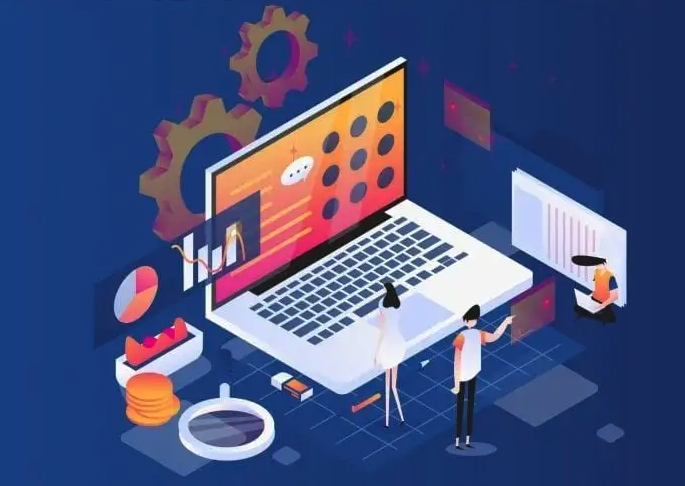
#> input picture engenhariasoftware.png, 685 x 486 px
$ jupyter execute --allow-errors Manipulando_Arquivos.ipynb   (shell and % lines are left out)
#> lines starting #> are read from the running program, lines starting #| are printed output that depends on the picture
<a href="https://colab.research.google.com/github/armandossrecife/lp/blob/main/Manipulando_Arquivos.ipynb" target="_parent"></a>

# Manipulando arquivos em Python

[cell 1]
# Cria (via chamada ao sistema operacional) um arquivo de teste

[cell 2]
# Lista (via chamada ao sistema operacional) os arquivos do diretório corrente

## Abre um arquivo .txt em modo de leitura

#> (a cell that did not finish here is left out)

#> (a cell that did not finish here is left out)

## Ler o conteúdo de um arquivo .txt

#> (a cell that did not finish here is left out)

[cell 6]
# String com múltiplas linhas

algumas_linhas = '''Linux is a family of open-source Unix-like operating systems based on the Linux kernel,
an operating system kernel first released on September 17, 1991, by Linus Torvalds.
Linux is typically packaged as a Linux distribution, which includes the kernel and
supporting system software and libraries, many of which are provided by the GNU Project.
Many Linux distributions use the word "Linux" in their name, but the Free
Software Foundation uses the name "GNU/Linux" to emphasize the importance of GNU software,
causing some controversy.'''

print(algumas_linhas)

## Escreve um conteúdo em um arquivo .txt

[cell 7]
# Escreve um conteúdo no arquivo
my_file = open("teste.txt", mode='w')
my_file.write(algumas_linhas)
my_file.close() # Liberar o arquivo para outras operações

[cell 8]
# Lendo todas as linhas de um arquivo texto
my_file = open("teste.txt", mode="r")

for linha in my_file:
  print(linha)

my_file.close()

## Ler as linhas de um arquivo .txt

[cell 9]
# Lendo todas as linhas de um arquivo texto
my_file = open("teste.txt", mode="r")

for linha in my_file:
  print(linha, end="")

my_file.close()

[cell 10]
# Para manipular um arquivo no Python você deve seguir os seguintes passos:

# 1. Abra o arquivo indicando o modo de abertura e guarde na variável que vai manipular o arquivo
my_file = open('teste.txt', mode="r")

# 2. Execute uma operação de cada vez
print(my_file.read(10)) # Ler os 10 primeiros caracteres do arquivo
# 3. Feche o arquivo (Libere o recurso), caso o arquivo não seja fechado ele continua aberto a partir do último ponto usado da operacao.

[cell 11]
# Ler os próximos 20 caracteres do arquivo
print(my_file.read(20))
my_file.close()

# OBS: na medida que o conteúdo de um arquivo é lido,
# o ponteiro que aponta para a posição corrente é descolocado para a última posição lida

[cell 12]
# Lendo uma linha do arquivo
my_file = open("teste.txt", mode="r")
print(my_file.readline())
my_file.close()

[cell 13]
my_file.closed

[cell 14]
# Lendo todas as linhas de um arquivo texto
my_file = open("teste.txt", mode="r")

for linha in my_file:
  print(linha, end="")

my_file.close()

[cell 15]
my_file.closed

# Exemplo de manipulação de arquivos de imagens

Biblioteca Pillow - manipulando Imagens

https://pillow.readthedocs.io/en/stable/

[cell 16]
# Extra: usando bibliotecas de terceiros para manipular arquivos de imagem

# Instale o módulo Pillow via pip install Pillow

[cell 17]
import PIL

[cell 18]
# Baixa um arquivo de exemplo
# Via chamada de sistema operacional

## Cria uma instância de uma imagem para ser manipulada

[cell 19]
my_image = PIL.Image.open('engenhariasoftware.png')
#> my_image is the input picture: PIL image 685x486 RGBA; mean R, G, B, A 72.1, 82.7, 126.1, 255
print(f"Tamanho: {my_image.size}, Formato: {my_image.format}, Modo: {my_image.mode}, ")
#| Tamanho: (685, 486), Formato: PNG, Modo: RGBA,

[cell 20]
# o método show nem sempre funciona no Google Colab, com isso, é preciso criar um arquivo temporário para exibir o retorno da imagem
my_image.show()

[cell 21]
# Chame o objeto diretamente em uma célula do Colab
my_image

[cell 22]
out_45 = my_image.rotate(45)
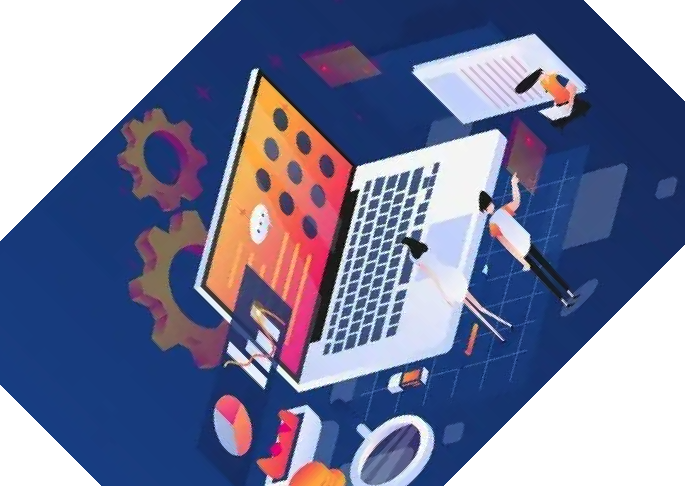
#> out_45: PIL image 685x486 RGBA; mean R, G, B, A 65.8, 71.2, 103.1, 202.4; transparent parts drawn white

[cell 23]
# Mostra o resultado da operacao de rotation
out_45

[cell 24]
my_image_size = my_image.size
#> my_image_size = (685, 486)
print(my_image_size)
#| (685, 486)

[cell 25]
base, altura = my_image.size
#> base = 685; altura = 486
print(f'Base: {base}, Altura: {altura}')
#| Base: 685, Altura: 486

[cell 26]
# Faz o resize da imagem em 50%
my_image_50p_size = my_image.resize((int(base/2), int(altura/2)))
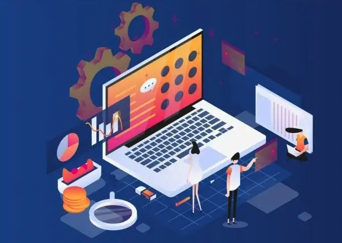
#> my_image_50p_size: PIL image 342x243 RGBA; mean R, G, B, A 72.1, 82.7, 126.1, 255

[cell 27]
my_image_50p_size

# Operações básicas do módulo os

[cell 28]
# Operações básicas com o módulo OS (Operational System)
import os

[cell 29]
# Mostra o diretório corrente
print("Diretório corrente: ", os.getcwd())
path_corrente = os.getcwd()

print(path_corrente)

[cell 30]
# Ler todos os arquivos do diretório corrente
# o retorno dos arquivos listados do diretórios é uma lista de arquivos
print("Lista os arquivos do diretório corrente: ", os.listdir(path_corrente))

[cell 31]
# Remover um arquivo existente
print("Remove o arquivo teste2.txt", os.remove("teste2.txt"))

print("Lista os arquivos do diretório corrente: ", os.listdir(path_corrente))

# Exemplo de manipulação de arquivo com PDF

Manipulando PDFs com o fpdf
https://pyfpdf.readthedocs.io/en/latest/

[cell 32]
# Exporta um arquivo texto para pdf

[cell 33]
import datetime

data_hora_atual = datetime.datetime.now()
print(data_hora_atual)

[cell 34]
# Import the class FPDF from module fpdf
# Add a page
# Set the font
# Insert a cell and provide the text
# Save the pdf with “.pdf” extension

from fpdf import FPDF

# save FPDF() class into a
# variable pdf
#> (the rest of this cell did not finish here and is left out)

# Exemplo de manipulação de arquivos PPT

https://python-pptx.readthedocs.io/en/latest/index.html

[cell 35]
from pptx import Presentation

def cria_slide_principal(apresentacao, titulo="Arquivos de Computador"):
    slide_layout = apresentacao.slide_layouts[0]
    slide = apresentacao.slides.add_slide(slide_layout)
    title = slide.shapes.title
    title.text = titulo

def cria_slide(apresentacao, titulo, conteudo):
    slide_layout = apresentacao.slide_layouts[1]
    slide = apresentacao.slides.add_slide(slide_layout)
    title = slide.shapes.title
    title.text = titulo
    content = slide.placeholders[1]
    content.text = conteudo

def salva_apresentacao(apresentacao, nome="apresentacao.pptx"):
    try:
        apresentacao.save(nome)
        print("Apresentação criada com sucesso!")
    except Exception as ex:
        print(f"Erro ao gerar o arquivo - {str(ex)}")

def main_ppt():
    presentation = Presentation()
    cria_slide_principal(apresentacao=presentation, titulo="Arquivos de Computador")

    lista_conteudo = []
    lista_conteudo.append(("Introdução", "Os arquivos de computador são a base da organização e armazenamento de informações digitais."))
    lista_conteudo.append(("Tipos de Arquivos", "Existem diferentes tipos de arquivos, como documentos de texto, planilhas, imagens, vídeos e muito mais."))
    lista_conteudo.append(("Sistemas de Arquivos", "Os sistemas de arquivos são responsáveis pela organização e gerenciamento dos arquivos em um dispositivo de armazenamento."))

    for i in range(len(lista_conteudo)):
      cria_slide(apresentacao=presentation, titulo=lista_conteudo[i][0], conteudo=lista_conteudo[i][1])
    salva_apresentacao(apresentacao=presentation, nome="apresentacao.pptx")

[cell 36]
main_ppt()
#> (the call stopped at in main_ppt, `presentation = Presentation()`: pptx is not available in this run)
